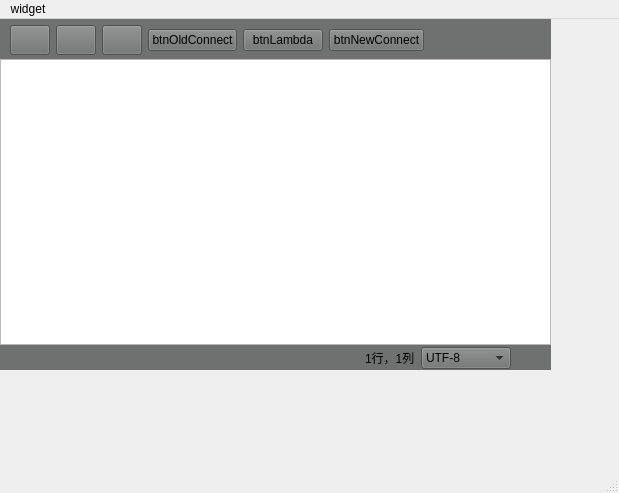
<?xml version="1.0" encoding="UTF-8"?>
<ui version="4.0">
 <class>MainWindow</class>
 <widget class="QMainWindow" name="MainWindow">
  <property name="geometry">
   <rect>
    <x>0</x>
    <y>0</y>
    <width>619</width>
    <height>493</height>
   </rect>
  </property>
  <property name="windowTitle">
   <string>传玺记事本</string>
  </property>
  <property name="windowIcon">
   <iconset resource="../resources/res.qrc">
    <normaloff>:/icon/res/sketchbook.png</normaloff>:/icon/res/sketchbook.png</iconset>
  </property>
  <widget class="QWidget" name="centralwidget">
   <property name="sizePolicy">
    <sizepolicy hsizetype="Expanding" vsizetype="Expanding">
     <horstretch>0</horstretch>
     <verstretch>0</verstretch>
    </sizepolicy>
   </property>
   <property name="autoFillBackground">
    <bool>false</bool>
   </property>
   <widget class="QWidget" name="layoutWidget">
    <property name="geometry">
     <rect>
      <x>0</x>
      <y>0</y>
      <width>551</width>
      <height>351</height>
     </rect>
    </property>
    <layout class="QVBoxLayout" name="verticalLayout">
     <property name="spacing">
      <number>0</number>
     </property>
     <item>
      <widget class="QWidget" name="widgetButton" native="true">
       <property name="minimumSize">
        <size>
         <width>0</width>
         <height>40</height>
        </size>
       </property>
       <property name="styleSheet">
        <string notr="true">background-color: rgb(111, 113, 113);</string>
       </property>
       <widget class="QWidget" name="layoutWidget">
        <property name="geometry">
         <rect>
          <x>10</x>
          <y>0</y>
          <width>548</width>
          <height>42</height>
         </rect>
        </property>
        <layout class="QHBoxLayout" name="hLayoutButton">
         <item>
          <widget class="QPushButton" name="btnOpenIcon">
           <property name="minimumSize">
            <size>
             <width>20</width>
             <height>30</height>
            </size>
           </property>
           <property name="styleSheet">
            <string notr="true">QPushButton {border-image: url(:/icon/res/open.png);}
QPushButton:hover {border-image: url(:/icon/res/open2.png);}
QPushButton:pressed {border-image: url(:/icon/res/open3.png)}</string>
           </property>
           <property name="text">
            <string/>
           </property>
          </widget>
         </item>
         <item>
          <widget class="QPushButton" name="btnCloseIcon">
           <property name="minimumSize">
            <size>
             <width>20</width>
             <height>30</height>
            </size>
           </property>
           <property name="styleSheet">
            <string notr="true">QPushButton {border-image: url(:/icon/res/delete.png);}
QPushButton:hover {border-image: url(:/icon/res/close2.png);}
QPushButton:pressed {border-image: url(:/icon/res/close3.png);}
</string>
           </property>
           <property name="text">
            <string/>
           </property>
          </widget>
         </item>
         <item>
          <widget class="QPushButton" name="btnSaveIcon">
           <property name="minimumSize">
            <size>
             <width>20</width>
             <height>30</height>
            </size>
           </property>
           <property name="styleSheet">
            <string notr="true">QPushButton {border-image: url(:/icon/res/save.png);}
QPushButton:hover {border-image: url(:/icon/res/save2.png);}
QPushButton:pressed {border-image: url(:/icon/res/save3.png);}

</string>
           </property>
           <property name="text">
            <string/>
           </property>
          </widget>
         </item>
         <item>
          <widget class="QPushButton" name="btnOldConnect">
           <property name="text">
            <string>btnOldConnect</string>
           </property>
          </widget>
         </item>
         <item>
          <widget class="QPushButton" name="btnLambda">
           <property name="text">
            <string>btnLambda</string>
           </property>
          </widget>
         </item>
         <item>
          <widget class="QPushButton" name="btnNewConnect">
           <property name="text">
            <string>btnNewConnect</string>
           </property>
          </widget>
         </item>
         <item>
          <spacer name="horizontalSpacer">
           <property name="orientation">
            <enum>Qt::Orientation::Horizontal</enum>
           </property>
           <property name="sizeHint" stdset="0">
            <size>
             <width>40</width>
             <height>20</height>
            </size>
           </property>
          </spacer>
         </item>
        </layout>
        <zorder>horizontalSpacer</zorder>
        <zorder>btnOpenIcon</zorder>
        <zorder>btnCloseIcon</zorder>
        <zorder>btnSaveIcon</zorder>
        <zorder>btnOldConnect</zorder>
        <zorder>btnNewConnect</zorder>
        <zorder>btnLambda</zorder>
       </widget>
      </widget>
     </item>
     <item>
      <widget class="QTextEdit" name="textEdit">
       <property name="minimumSize">
        <size>
         <width>0</width>
         <height>50</height>
        </size>
       </property>
      </widget>
     </item>
     <item>
      <widget class="QWidget" name="statWidget" native="true">
       <property name="minimumSize">
        <size>
         <width>0</width>
         <height>25</height>
        </size>
       </property>
       <property name="styleSheet">
        <string notr="true">background-color: rgb(111, 113, 113);</string>
       </property>
       <widget class="QWidget" name="layoutWidget">
        <property name="geometry">
         <rect>
          <x>0</x>
          <y>0</y>
          <width>551</width>
          <height>26</height>
         </rect>
        </property>
        <layout class="QHBoxLayout" name="bottomHLayout">
         <item>
          <spacer name="statLeftHSpacer">
           <property name="orientation">
            <enum>Qt::Orientation::Horizontal</enum>
           </property>
           <property name="sizeHint" stdset="0">
            <size>
             <width>40</width>
             <height>20</height>
            </size>
           </property>
          </spacer>
         </item>
         <item>
          <widget class="QLabel" name="posLabel">
           <property name="text">
            <string>1行，1列</string>
           </property>
          </widget>
         </item>
         <item>
          <widget class="QComboBox" name="encodeComboBox">
           <item>
            <property name="text">
             <string>UTF-8</string>
            </property>
           </item>
           <item>
            <property name="text">
             <string>GBK</string>
            </property>
           </item>
           <item>
            <property name="text">
             <string>GB18030</string>
            </property>
           </item>
           <item>
            <property name="text">
             <string>UTF-16</string>
            </property>
           </item>
           <item>
            <property name="text">
             <string>UTF-16 LE</string>
            </property>
           </item>
           <item>
            <property name="text">
             <string>UTF-16 BE</string>
            </property>
           </item>
           <item>
            <property name="text">
             <string>GB2312</string>
            </property>
           </item>
          </widget>
         </item>
         <item>
          <spacer name="statRightHSpacer">
           <property name="orientation">
            <enum>Qt::Orientation::Horizontal</enum>
           </property>
           <property name="sizeType">
            <enum>QSizePolicy::Policy::Fixed</enum>
           </property>
           <property name="sizeHint" stdset="0">
            <size>
             <width>40</width>
             <height>20</height>
            </size>
           </property>
          </spacer>
         </item>
        </layout>
       </widget>
      </widget>
     </item>
    </layout>
   </widget>
  </widget>
  <widget class="QMenuBar" name="menubar">
   <property name="geometry">
    <rect>
     <x>0</x>
     <y>0</y>
     <width>619</width>
     <height>34</height>
    </rect>
   </property>
   <widget class="QMenu" name="menuwidget">
    <property name="title">
     <string>widget</string>
    </property>
   </widget>
   <addaction name="menuwidget"/>
  </widget>
  <widget class="QStatusBar" name="statusbar"/>
 </widget>
 <resources>
  <include location="../resources/res.qrc"/>
  <include location="../resources/empty.qrc"/>
 </resources>
 <connections/>
</ui>
